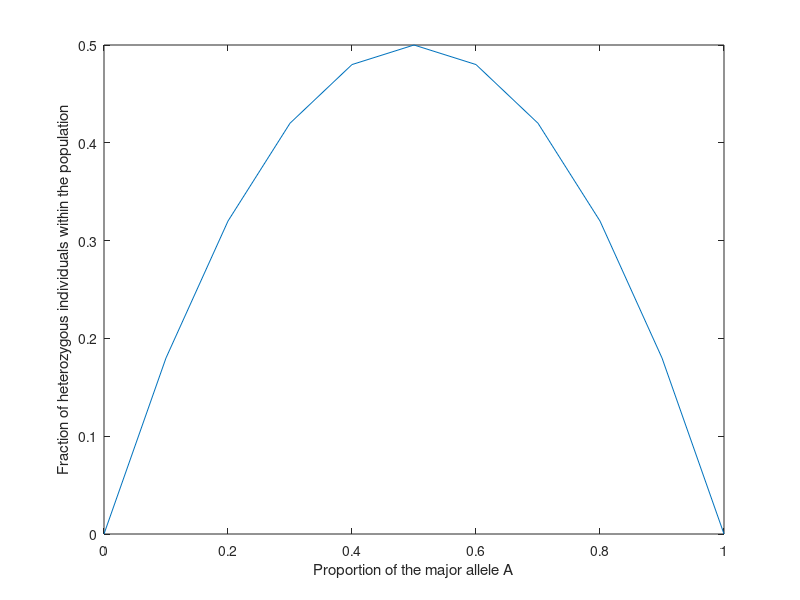

The MATLAB source for this figure: (Note: this script raises an error after producing the figure.)
%HW10, Q2

%Part A
p=0:0.1:1;  % Vector of fractions from 0 to 1
H=2.*p.*(1.-p); % the heterozygosity of one locus with two alleles as a 
             % function of p (the fraction of one allele)

plot(p, H)
xlabel("Proportion of the major allele A")
ylabel("Fraction of heterozygous individuals within the population")

% The maximum possible heterozygosity H is 0.5, or 50% of the population.
% It occurs when p=0.5


%Part B

%From the table, I can see that there are 20 generations, including the
%first generation (because there are 20 rows in the table)

%Each generation gets its own datapoint on the future plot.

data = csvread("BuriData.csv");

generations=0:19;   % Vector to keep track of generations, starting from 0
Heterozygosity=zeros(20, 0);   % Vector for tracking heterozygosity across 
                            % each of the 20 generations.
                            
for i=1:20 %for each generation (ie row in the table)
    N_alleles=32;   % Total number of alleles
    N_bw75=0:32; % All possible amounts of bw75 alleles a vial can have
    P_Nbw75=data(i,:)./107; % Vector tracking probability of getting a vial in
                          % generation i with a given number of bw75 alleles
                          % corresponding to its position in the vector
                          % (e.g. the first item in the vector is the
                          % probability of choosing a vial at random with 0
                          % bw75 alleles).
    
    N_bw75_avg=sum(N_bw75.*P_Nbw75);
    N_bw75_avg_squared=sum((N_bw75.^2).*P_Nbw75);
    
    p=(1/N_alleles)*N_bw75_avg;
    p_squared=(1/(N_alleles^2))*N_bw75_avg_squared;

    Heterozygosity(i)=(2*p)-(2*p_squared);
end


plot(generations, Heterozygosity)
xlabel("Generation")
ylabel("Heterozygosity")
xlim([0,19])




% Part C

% Ne must be small because for larger populations, random changes in allele
% frequency affect a smaller proportion of individuals. If N is too large,
% genetic drift is unlikely to randomly fix an allele and the model will 
% not match the data.

H0=0.5;  % Heterozygosity at generation 0
Ne=19;   % Number of individuals in the population
He=H0*(1-(1/Ne)).^generations;

hold on
plot(generations, He)
legend("Buri Data", "Wright-Fisher Model")



